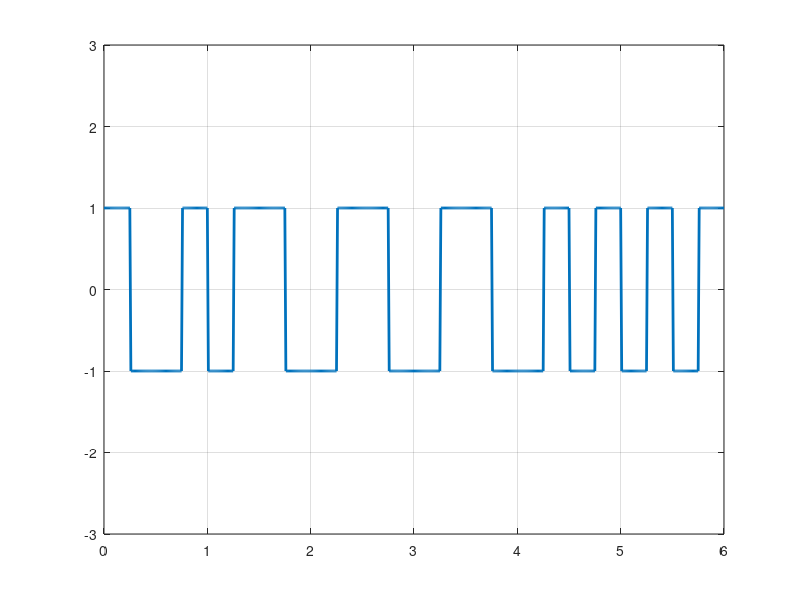

This figure's MATLAB source:
clear;
bits = [0,1,1,0,1,0,1,0,1,1,1,1];

amp=1;
bit_rate=2;
bit = length(bits);
Time= bit/bit_rate;
sampling_frequency=100;

in=1;
for i=1:length(bits)
  if bits(i)==0
    amplitude(in)= amp;
    amplitude(in+1)=-amp;
  else
    amplitude(in)=-amp;
    amplitude(in+1)=amp;
  endif
  in=in+2;
endfor

bit_rate=bit_rate*2;
time=0:1/sampling_frequency:Time;
x=1;

for i=1:length(time)
  y_value(i)=amplitude(x);
  if time(i)*bit_rate>=x
    x=x+1;
  endif
endfor

plot(time,y_value,'Linewidth', 2 );
axis([0 Time -3 3]);
grid on;

%demodulation

in=1;
st=1;
i=1;
for j=1:length(time)
  if time(j)*bit_rate>=i
    if mod(in,2)==1
      if y_value(j)==amp
        ans_bits(st)=0;
      else
        ans_bits(st)=1;
      endif
      st=st+1;
     endif
     i=i+1;
     in=in+1;
  endif
endfor

disp(bits);
disp('Demodulation:');
disp(ans_bits);